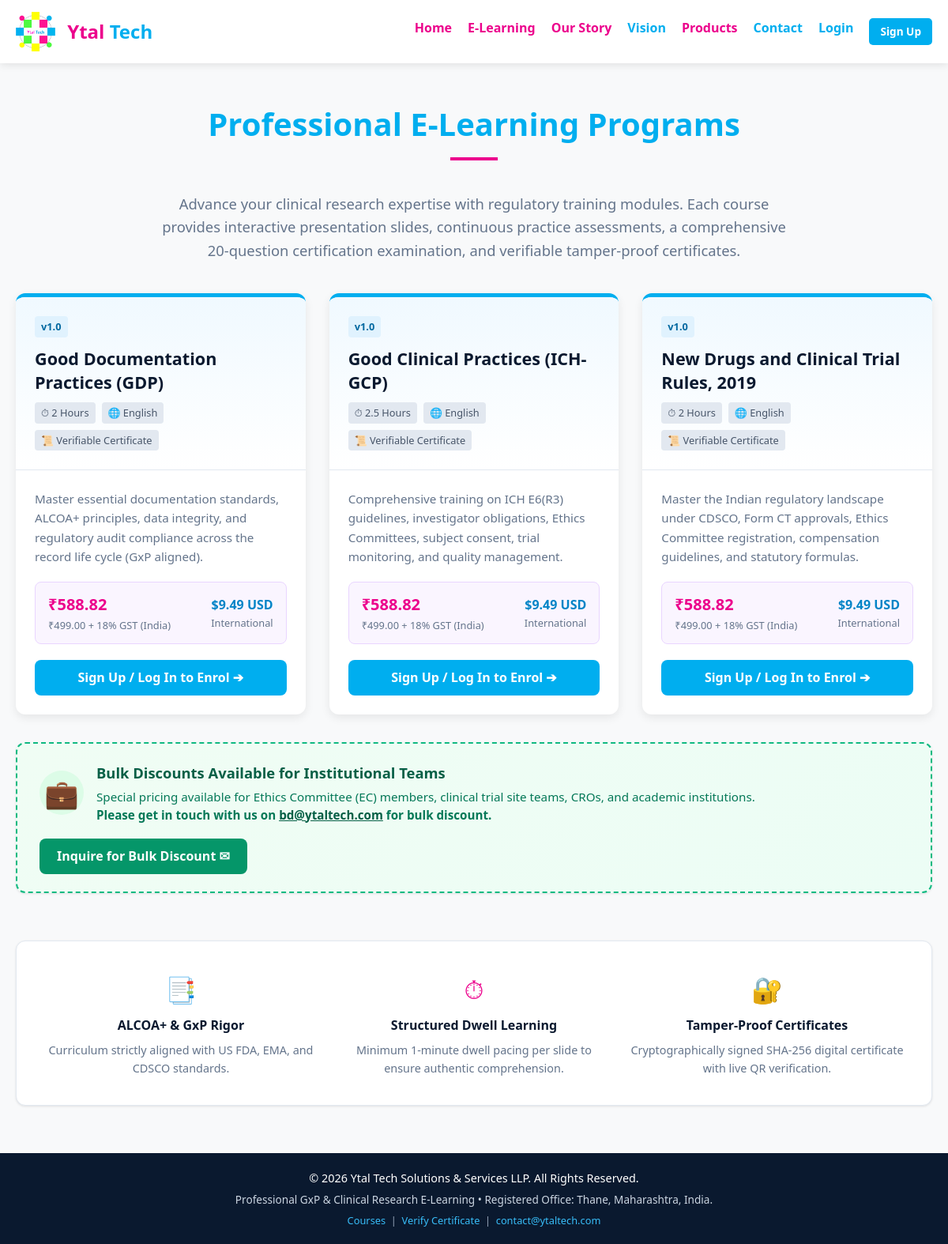
Page /elearning/courses on the committed database.
### elearning/models.py (models this page shows, shortened)
class Course(db.Model):
    __tablename__ = 'courses'
    id = db.Column(db.Integer, primary_key=True)
    slug = db.Column(db.String(100), unique=True, nullable=False, index=True)
    title = db.Column(db.String(255), nullable=False)
    short_description = db.Column(db.Text, nullable=False)
    overview = db.Column(db.Text, nullable=True)
    estimated_duration = db.Column(db.String(50), default='2 Hours')
    language = db.Column(db.String(50), default='English')
    price_inr = db.Column(db.Float, default=499.00)
    gst_rate = db.Column(db.Float, default=0.18)
    price_usd = db.Column(db.Float, default=9.49)
    version = db.Column(db.String(20), default='v1.0')
    is_active = db.Column(db.Boolean, default=True)
    created_at = db.Column(db.DateTime, default=lambda: datetime.now(timezone.utc))
    slides = db.relationship('Slide', backref='course', lazy=True, order_by='Slide.slide_number', cascade='all, delete-orphan')
    mcqs = db.relationship('MCQ', backref='course', lazy=True, cascade='all, delete-orphan')
    enrolments = db.relationship('Enrolment', backref='course', lazy=True, cascade='all, delete-orphan')
    certificates = db.relationship('Certificate', backref='course', lazy=True)
    @property
    def total_price_inr(self):
        return round(self.price_inr * (1 + self.gst_rate), 2)

### elearning/courses.py (the view)
@courses_bp.route('/')
@courses_bp.route('/courses')
def courses_list():
    courses = Course.query.filter_by(is_active=True).all()
    user = get_current_user()
    enrolment_map = {}
    if user:
        for enr in user.enrolments:
            enrolment_map[enr.course_id] = enr
    return render_template('elearning/courses.html', courses=courses, user=user, enrolment_map=enrolment_map)

### elearning/auth.py (called while the page is built)
def get_current_user():
    user_id = session.get('user_id')
    if user_id:
        return db.session.get(User, user_id)
    return None

### elearning/models.py (called while the page is built)
    @classmethod
    def get(cls, key, default=None):
        setting = cls.query.filter_by(key=key).first()
        return setting.value if setting and setting.value is not None else default

### templates/elearning/courses.html (shortened to what this page needs)
{% extends 'elearning/base.html' %}
{% block content %}
<div class="container">
    <div style="text-align: center; margin-bottom: 40px;">
        <h1 class="section-title">Professional E-Learning Programs</h1>
        <p style="max-width: 800px; margin: 0 auto; color: var(--text-muted); font-size: 1.15rem;">
            Advance your clinical research expertise with regulatory training modules.
            Each course provides interactive presentation slides, continuous practice assessments,
            a comprehensive 20-question certification examination, and verifiable tamper-proof certificates.
        </p>
    </div>
    <div class="courses-grid">
        {% for course in courses %}
            {% set enr = enrolment_map.get(course.id) if enrolment_map else None %}
            <div class="course-card">
                <div class="course-card-header">
                    <div style="display: flex; justify-content: space-between; align-items: flex-start;">
                        <span class="meta-tag" style="background:#e0f2fe;color:#0369a1;font-weight:700;">{{ course.version }}</span>
                    </div>
                    <h3 style="margin-top: 12px;">{{ course.title }}</h3>
                    <div class="course-meta-tags">
                        <span class="meta-tag">⏱ {{ course.estimated_duration }}</span>
                        <span class="meta-tag">🌐 {{ course.language }}</span>
                        <span class="meta-tag">📜 Verifiable Certificate</span>
                    </div>
                </div>
                <div class="course-card-body">
                    <p class="course-desc">{{ course.short_description }}</p>
                    <div class="course-pricing-box">
                        <div>
                            <div class="price-inr">₹{{ "%.2f"|format(course.total_price_inr) }}</div>
                            <div class="price-sub">₹{{ "%.2f"|format(course.price_inr) }} + 18% GST (India)</div>
                        </div>
                        <div style="text-align: right;">
                            <div style="font-weight: 700; color: #0284c7;">${{ "%.2f"|format(course.price_usd) }} USD</div>
                            <div class="price-sub">International</div>
                        </div>
                    </div>
                    <div style="margin-top: auto;">
                        {% if is_logged_in %}
                            {% if enr %}
                                {% if enr.has_passed_test %}
                                    {% if enr.certificate and enr.is_payment_approved %}
                                        <a href="{{ url_for('certificates.view_certificate', cert_id=enr.certificate.certificate_id) }}" class="btn-primary" style="width:100%;justify-content:center;">
                                            View & Download Certificate ➔
                                        </a>
                                    {% elif enr.certificate_option == 'paid' %}
                                        <a href="{{ url_for('tests.test_result_summary', slug=course.slug) }}" class="btn-primary" style="width:100%;justify-content:center;">
                                            Payment Verification / Certificate Status ➔
                                        </a>
                                    {% else %}
                                        {% if not enr.is_free_upgrade_expired %}
                                            <a href="{{ url_for('tests.test_result_summary', slug=course.slug) }}" class="btn-primary" style="width:100%;justify-content:center;">
                                                Exam Passed • Upgrade ({{ enr.free_upgrade_days_remaining }}d left) ➔
                                            </a>
                                        {% else %}
                                            <a href="{{ url_for('tests.test_result_summary', slug=course.slug) }}" class="btn-secondary" style="width:100%;justify-content:center;">
                                                Audit Passed • Upgrade Window Expired ➔
                                            </a>
                                        {% endif %}
                                    {% endif %}
                                    <a href="{{ url_for('elearning.slide_player', slug=course.slug, slide_num=1) }}" class="btn-outline" style="width:100%;justify-content:center;margin-top:8px;font-size:0.85rem;padding:6px 12px;">
                                        Revise Course Slides 📖
                                    </a>
                                {% elif enr.slides_completed %}
                                    {% if enr.attempts_used_in_current_cycle > 0 and enr.attempts_used_in_current_cycle < 3 %}
                                        <a href="{{ url_for('tests.take_test', slug=course.slug) }}" class="btn-primary" style="width:100%;justify-content:center;background:#dc2626;border-color:#dc2626;">
                                            Appear for the Test Again (Attempt {{ enr.attempts_used_in_current_cycle + 1 }} of 3) ➔
                                        </a>
                                        <p style="font-size:0.8rem;color:#991b1b;margin:5px 0 0 0;text-align:center;font-weight:600;">
                                            Did not clear required 80% mandate. Please appear for test again.
                                        </p>
                                    {% else %}
                                        <a href="{{ url_for('tests.take_test', slug=course.slug) }}" class="btn-secondary" style="width:100%;justify-content:center;">
                                            Take Final Examination (20 MCQs) ➔
                                        </a>
                                    {% endif %}
                                    <a href="{{ url_for('elearning.slide_player', slug=course.slug, slide_num=1) }}" class="btn-outline" style="width:100%;justify-content:center;margin-top:8px;font-size:0.85rem;padding:6px 12px;">
                                        Revise Course Slides 📖
                                    </a>
                                {% else %}
                                    <a href="{{ url_for('elearning.slide_player', slug=course.slug, slide_num=enr.current_slide_number) }}" class="btn-primary" style="width:100%;justify-content:center;">
                                        Continue Slide {{ enr.current_slide_number }} ➔
                                    </a>
                                {% endif %}
                            {% else %}
                                <a href="{{ url_for('elearning.course_detail', slug=course.slug) }}" class="btn-primary" style="width:100%;justify-content:center;">
                                    View Course & Enrol ➔
                                </a>
                            {% endif %}
                        {% else %}
                            <a href="{{ url_for('auth.login', next=url_for('elearning.course_detail', slug=course.slug)) }}" class="btn-primary" style="width:100%;justify-content:center;">
                                Sign Up / Log In to Enrol ➔
                            </a>
                        {% endif %}
                    </div>
                </div>
            </div>
        {% endfor %}
    </div>
    <div style="margin-top: 35px; background: linear-gradient(135deg, #f0fdf4 0%, #ecfdf5 100%); border: 2px dashed #10b981; border-radius: 12px; padding: 22px 28px; display: flex; align-items: center; justify-content: space-between; flex-wrap: wrap; gap: 18px; box-shadow: var(--shadow-sm);">
        <div style="display: flex; align-items: center; gap: 16px;">
            <div style="font-size: 2.2rem; background: #dcfce7; width: 56px; height: 56px; border-radius: 50%; display: flex; align-items: center; justify-content: center; flex-shrink: 0;">💼</div>
            <div>
                <h4 style="color: #065f46; font-size: 1.15rem; margin-bottom: 4px; font-weight: 700;">Bulk Discounts Available for Institutional Teams</h4>
                <p style="color: #047857; font-size: 0.95rem; margin: 0; line-height: 1.5;">
                    Special pricing available for Ethics Committee (EC) members, clinical trial site teams, CROs, and academic institutions.<br>
                    <strong>Please get in touch with us on <a href="mailto:bd@ytaltech.com?subject=Bulk%20Discount%20Inquiry%20-%20E-Learning" style="color: #065f46; text-decoration: underline; font-weight: 800;">bd@ytaltech.com</a> for bulk discount.</strong>
                </p>
            </div>
        </div>
        <div>
            <a href="mailto:bd@ytaltech.com?subject=Bulk%20Discount%20Inquiry%20-%20E-Learning" class="btn-primary" style="background: #059669; border-color: #059669; white-space: nowrap; padding: 10px 22px; font-weight: 600;">
                Inquire for Bulk Discount ✉
            </a>
        </div>
    </div>
    <div style="margin-top: 60px; background: #ffffff; padding: 35px; border-radius: 12px; box-shadow: var(--shadow-sm); border: 1px solid var(--border-color);">
        <div style="display: grid; grid-template-columns: repeat(auto-fit, minmax(260px, 1fr)); gap: 25px; text-align: center;">
            <div>
                <div style="font-size: 2rem; color: var(--primary-color); margin-bottom: 8px;">📑</div>
                <h4 style="color: var(--dark-navy); margin-bottom: 6px;">ALCOA+ & GxP Rigor</h4>
                <p style="font-size: 0.9rem; color: var(--text-muted);">Curriculum strictly aligned with US FDA, EMA, and CDSCO standards.</p>
            </div>
            <div>
                <div style="font-size: 2rem; color: var(--secondary-color); margin-bottom: 8px;">⏱</div>
                <h4 style="color: var(--dark-navy); margin-bottom: 6px;">Structured Dwell Learning</h4>
                <p style="font-size: 0.9rem; color: var(--text-muted);">Minimum 1-minute dwell pacing per slide to ensure authentic comprehension.</p>
            </div>
            <div>
                <div style="font-size: 2rem; color: var(--accent-green); margin-bottom: 8px;">🔐</div>
                <h4 style="color: var(--dark-navy); margin-bottom: 6px;">Tamper-Proof Certificates</h4>
                <p style="font-size: 0.9rem; color: var(--text-muted);">Cryptographically signed SHA-256 digital certificate with live QR verification.</p>
            </div>
        </div>
    </div>
</div>
{% endblock %}

### static/style.css (style rules this page uses)
:root { --primary-color: #00AEEF; --secondary-color: #EC008C; --accent-green: #39B54A; --accent-yellow: #FFF200; --bg-light: #F8F9FA; --bg-white: #FFFFFF; --text-dark: #333333; --text-light: #666666; --font-family: 'Segoe UI', Roboto, Helvetica, Arial, sans-serif; }
* { margin: 0; padding: 0; box-sizing: border-box; scroll-behavior: smooth; }
body { font-family: var(--font-family); color: var(--text-dark); line-height: 1.6; background-color: var(--bg-white); }
.container { max-width: 1200px; margin: 0 auto; padding: 0 20px; }
.section-title { text-align: center; font-size: 2.5rem; margin-bottom: 40px; color: var(--primary-color); position: relative; }
.section-title::after { content: ''; display: block; width: 60px; height: 4px; background-color: var(--secondary-color); margin: 10px auto 0; }

### static/elearning/elearning.css (style rules this page uses)
:root { --primary: #00AEEF; --primary-hover: #0098d3; --secondary: #EC008C; --secondary-hover: #cf007b; --accent-green: #39B54A; --accent-yellow: #FFF200; --dark-navy: #0A192F; --surface: #FFFFFF; --surface-alt: #F8F9FA; --border-color: #E2E8F0; --text-primary: #1E293B; --text-muted: #64748B; --danger: #EF4444; --warning: #F59E0B; --success: #10B981; --radius-sm: 4px; --radius-md: 8px; --radius-lg: 12px; --shadow-sm: 0 1px 3px rgba(0,0,0,0.1); --shadow-md: 0 4px 12px rgba(0,0,0,0.08); --shadow-lg: 0 10px 25px rgba(0,0,0,0.12); }
.elearning-body { font-family: 'Segoe UI', Roboto, -apple-system, BlinkMacSystemFont, sans-serif; color: var(--text-primary); background-color: var(--surface-alt); min-height: 100vh; display: flex; flex-direction: column; }
.btn-primary { background-color: var(--primary); color: #fff; padding: 10px 24px; border-radius: var(--radius-md); font-weight: 600; border: none; cursor: pointer; text-decoration: none; display: inline-flex; align-items: center; gap: 8px; transition: all 0.2s ease; }
.courses-grid { display: grid; grid-template-columns: repeat(auto-fit, minmax(340px, 1fr)); gap: 30px; margin-top: 30px; }
.course-card { background: var(--surface); border-radius: var(--radius-lg); box-shadow: var(--shadow-md); border-top: 5px solid var(--primary); display: flex; flex-direction: column; overflow: hidden; transition: transform 0.25s ease, box-shadow 0.25s ease; }
.course-card-header { padding: 24px; background: linear-gradient(180deg, #f0f9ff 0%, #ffffff 100%); border-bottom: 1px solid var(--border-color); }
.course-card-header h3 { font-size: 1.35rem; color: var(--dark-navy); margin-bottom: 8px; line-height: 1.4; }
.course-meta-tags { display: flex; flex-wrap: wrap; gap: 8px; margin-top: 10px; }
.meta-tag { font-size: 0.8rem; padding: 3px 8px; border-radius: 4px; background: #e2e8f0; color: #475569; }
.course-card-body { padding: 24px; flex: 1; display: flex; flex-direction: column; justify-content: space-between; }
.course-desc { color: var(--text-muted); font-size: 0.95rem; line-height: 1.6; margin-bottom: 20px; }
.course-pricing-box { background: #faf5ff; border: 1px solid #e9d5ff; border-radius: var(--radius-md); padding: 12px 16px; margin-bottom: 20px; display: flex; justify-content: space-between; align-items: center; }
.price-inr { font-size: 1.25rem; font-weight: 700; color: var(--secondary); }
.price-sub { font-size: 0.8rem; color: var(--text-muted); }

### rows in the picture
Course: version "v1.0", title "Good Documentation Practices (GDP)", estimated_duration "2 Hours", language "English", short_description "Master essential documentation standards, ALCOA+ principles, data integrity, and regulatory audit compliance across the record life cycle (GxP aligned).", total_price_inr "588.82", price_inr "499.00", price_usd "9.49"
Course: version "v1.0", title "Good Clinical Practices (ICH-GCP)", estimated_duration "2.5 Hours", language "English", short_description "Comprehensive training on ICH E6(R3) guidelines, investigator obligations, Ethics Committees, subject consent, trial monitoring, and quality management.", total_price_inr "588.82", price_inr "499.00", price_usd "9.49"
Course: version "v1.0", title "New Drugs and Clinical Trial Rules, 2019", estimated_duration "2 Hours", language "English", short_description "Master the Indian regulatory landscape under CDSCO, Form CT approvals, Ethics Committee registration, compensation guidelines, and statutory formulas.", total_price_inr "588.82", price_inr "499.00", price_usd "9.49"
